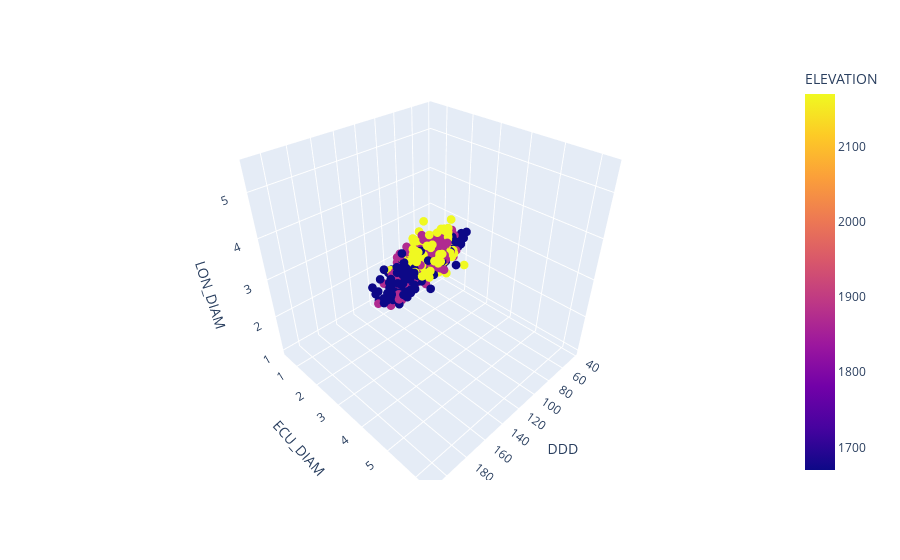

Notebook source saved alongside this figure:
### Code cell
import plotly.express as px

fig = px.scatter_3d(dfc, x='DDD', y='ECU_DIAM', z='LON_DIAM', color='ELEVATION')
fig.update_traces(marker_size=3)
fig.show()

### Figure 1 — Plotly figure (JSON) as saved in the notebook; plotly's stock layout.template omitted (floating-point values rounded to 4 significant figures; data arrays with more than 128 entries replaced by an {"elided": "..."} marker saying what was removed)
{"data": [{"hovertemplate": "DDD=%{x}<br>ECU_DIAM=%{y}<br>LON_DIAM=%{z}<br>ELEVATION=%{marker.color}<extra></extra>", "legendgroup": "", "marker": {"color": {"elided": "1019 int values"}, "coloraxis": "coloraxis", "size": 3, "symbol": "circle"}, "mode": "markers", "name": "", "scene": "scene", "showlegend": false, "type": "scatter3d", "x": {"elided": "1019 int values"}, "y": {"elided": "1019 float values"}, "z": {"elided": "1019 float values"}}], "layout": {"coloraxis": {"colorbar": {"title": {"text": "ELEVATION"}}, "colorscale": [[0, "#0d0887"], [0.1111, "#46039f"], [0.2222, "#7201a8"], [0.3333, "#9c179e"], [0.4444, "#bd3786"], [0.5556, "#d8576b"], [0.6667, "#ed7953"], [0.7778, "#fb9f3a"], [0.8889, "#fdca26"], [1, "#f0f921"]]}, "legend": {"tracegroupgap": 0}, "margin": {"t": 60}, "scene": {"domain": {"x": [0, 1], "y": [0, 1]}, "xaxis": {"title": {"text": "DDD"}}, "yaxis": {"title": {"text": "ECU_DIAM"}}, "zaxis": {"title": {"text": "LON_DIAM"}}}}}
